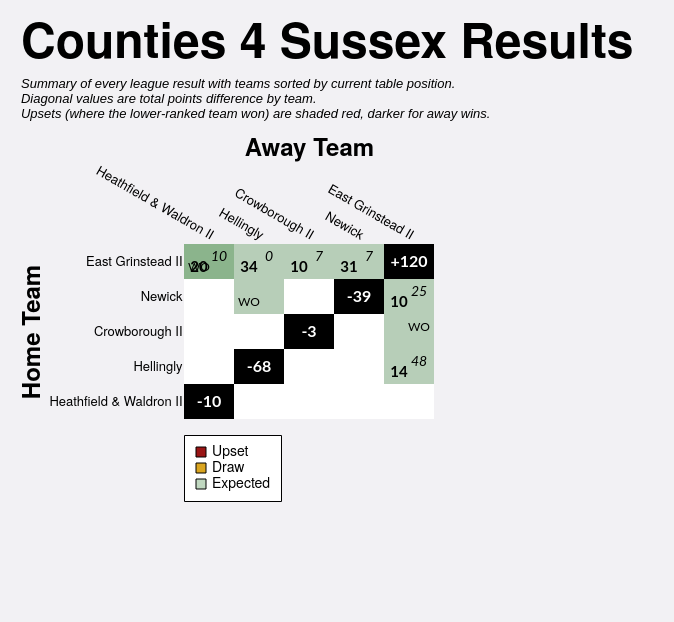

Vega-Lite specification stored for this chart:
### Vega-Lite specification from a JSON file in a GitHub repository (floating-point values rounded to 4 significant figures)
{"config": {"axis": {"labelFont": "PT Sans Narrow, Helvetica Neue, Helvetica, Arial, sans-serif", "titleFont": "PT Sans Narrow, Helvetica Neue, Helvetica, Arial, sans-serif", "labelFontSize": 13, "titleFontSize": 24, "gridColor": "#202947", "gridOpacity": 0.2, "zindex": 1}, "text": {"font": "Lato, sans-serif"}, "bar": {"cornerRadiusEnd": 5}, "header": {"labelFont": "PT Sans Narrow, Helvetica Neue, Helvetica, Arial, sans-serif", "titleFont": "PT Sans Narrow, Helvetica Neue, Helvetica, Arial, sans-serif", "labelFontSize": 24, "titleFontSize": 28, "labelFontWeight": "bold", "orient": "left"}, "legend": {"labelFont": "PT Sans Narrow, Helvetica Neue, Helvetica, Arial, sans-serif", "titleFont": "PT Sans Narrow, Helvetica Neue, Helvetica, Arial, sans-serif", "labelFontSize": 14, "titleFontSize": 16, "titlePadding": 5, "fillColor": "white", "strokeColor": "black", "padding": 10, "titleFontWeight": "lighter", "titleFontStyle": "italic", "titleColor": "gray", "offset": 10}, "title": {"font": "PT Sans Narrow, Helvetica Neue, Helvetica, Arial, sans-serif", "fontSize": 48, "fontWeight": "bold", "anchor": "start", "align": "center", "titlePadding": 20, "subtitlePadding": 10, "subtitleFontSize": 13, "subtitleColor": "", "subtitleFontStyle": "italic", "offset": 15, "color": "black"}, "axisX": {"labelAngle": 0}, "facet": {"title": null, "header": null, "align": {"row": "each", "column": "each"}}, "resolve": {"scale": {"y": "independent", "facet": "independent"}}, "background": "#f2f1f4", "scale": {"offsetBandPaddingOuter": 0.2, "offsetBandPaddingInner": 0.1}, "view": {"stroke": null}}, "layer": [{"data": {"name": "data-9007abbc48c921b4a850d095409b9500"}, "mark": {"type": "rect"}, "encoding": {"color": {"field": "unexpected_result", "legend": {"columns": 1, "direction": "horizontal", "labelExpr": "datum.value === 'Upset (Away Win)' ? 'Upset' : datum.value", "labelLimit": 220, "offset": 16, "orient": "bottom", "symbolStrokeColor": "black", "symbolStrokeWidth": 1, "values": ["Upset (Away Win)", "Draw", "Expected"]}, "scale": {"domain": ["Expected", "Upset (Home Win)", "Upset (Away Win)", "Draw", "To be played", "N/A"], "range": ["#146f1444", "#991515bb", "#991515", "goldenrod", "white", "black"]}, "title": null, "type": "nominal"}, "opacity": {"condition": {"test": "datum.home_team == param_20['home_team'] || datum.away_team == param_20['home_team'] || !isValid(param_20['home_team'])", "value": 1.0}, "value": 0.1}, "tooltip": [{"field": "home_team", "title": "Home", "type": "nominal"}, {"field": "away_team", "title": "Away", "type": "nominal"}, {"field": "home_score_text", "title": "Home Score", "type": "nominal"}, {"field": "away_score_text", "title": "Away Score", "type": "nominal"}, {"field": "result", "title": "Result", "type": "nominal"}, {"field": "unexpected_result", "title": "Unexpectedness", "type": "nominal"}, {"field": "date", "format": "%d %b %Y", "title": "Date", "type": "temporal"}], "x": {"axis": {"domain": false, "grid": false, "labelAngle": 30, "orient": "top", "ticks": false}, "field": "away_team", "sort": ["Heathfield & Waldron II", "Hellingly", "Crowborough II", "Newick", "East Grinstead II"], "title": "Away Team", "type": "nominal"}, "y": {"axis": {"domain": false, "grid": false, "ticks": false}, "field": "home_team", "sort": ["East Grinstead II", "Newick", "Crowborough II", "Hellingly", "Heathfield & Waldron II"], "title": "Home Team", "type": "nominal"}}, "name": "view_19"}, {"data": {"name": "data-9007abbc48c921b4a850d095409b9500"}, "mark": {"type": "text", "fontStyle": "italic", "size": 14, "xOffset": 10, "yOffset": -5}, "encoding": {"color": {"condition": {"test": "(datum.home_team == param_20['home_team'] || datum.away_team == param_20['home_team'] || !isValid(param_20['home_team'])) && datum.unexpected_result == 'Expected'", "value": "black"}, "value": "white"}, "text": {"field": "away_score_text", "type": "nominal"}, "x": {"field": "away_team", "sort": ["Heathfield & Waldron II", "Hellingly", "Crowborough II", "Newick", "East Grinstead II"], "type": "nominal"}, "y": {"field": "home_team", "sort": ["East Grinstead II", "Newick", "Crowborough II", "Hellingly", "Heathfield & Waldron II"], "type": "nominal"}}, "transform": [{"filter": "datum.away_score_text != '' && datum.away_score_text != 'WO'"}]}, {"data": {"name": "data-9007abbc48c921b4a850d095409b9500"}, "mark": {"type": "text", "size": 12, "xOffset": 10, "yOffset": -5}, "encoding": {"color": {"condition": {"test": "(datum.home_team == param_20['home_team'] || datum.away_team == param_20['home_team'] || !isValid(param_20['home_team'])) && datum.unexpected_result == 'Expected'", "value": "black"}, "value": "white"}, "text": {"field": "away_score_text", "type": "nominal"}, "x": {"field": "away_team", "sort": ["Heathfield & Waldron II", "Hellingly", "Crowborough II", "Newick", "East Grinstead II"], "type": "nominal"}, "y": {"field": "home_team", "sort": ["East Grinstead II", "Newick", "Crowborough II", "Hellingly", "Heathfield & Waldron II"], "type": "nominal"}}, "transform": [{"filter": "datum.away_score_text == 'WO'"}]}, {"data": {"name": "data-9007abbc48c921b4a850d095409b9500"}, "mark": {"type": "text", "fontWeight": "bold", "size": 15, "xOffset": -10, "yOffset": 5}, "encoding": {"color": {"condition": {"test": "(datum.home_team == param_20['home_team'] || datum.away_team == param_20['home_team'] || !isValid(param_20['home_team'])) && datum.unexpected_result == 'Expected'", "value": "black"}, "value": "white"}, "text": {"field": "home_score_text", "type": "nominal"}, "x": {"field": "away_team", "sort": ["Heathfield & Waldron II", "Hellingly", "Crowborough II", "Newick", "East Grinstead II"], "type": "nominal"}, "y": {"field": "home_team", "sort": ["East Grinstead II", "Newick", "Crowborough II", "Hellingly", "Heathfield & Waldron II"], "type": "nominal"}}, "transform": [{"filter": "datum.home_score_text != '' && datum.home_score_text != 'WO'"}]}, {"data": {"name": "data-9007abbc48c921b4a850d095409b9500"}, "mark": {"type": "text", "size": 12, "xOffset": -10, "yOffset": 5}, "encoding": {"color": {"condition": {"test": "(datum.home_team == param_20['home_team'] || datum.away_team == param_20['home_team'] || !isValid(param_20['home_team'])) && datum.unexpected_result == 'Expected'", "value": "black"}, "value": "white"}, "text": {"field": "home_score_text", "type": "nominal"}, "x": {"field": "away_team", "sort": ["Heathfield & Waldron II", "Hellingly", "Crowborough II", "Newick", "East Grinstead II"], "type": "nominal"}, "y": {"field": "home_team", "sort": ["East Grinstead II", "Newick", "Crowborough II", "Hellingly", "Heathfield & Waldron II"], "type": "nominal"}}, "transform": [{"filter": "datum.home_score_text == 'WO'"}]}, {"data": {"name": "data-943e7b5a84a8ffe87dd0d63b149552a4"}, "mark": {"type": "text", "color": "white", "fontWeight": "bold", "size": 16}, "encoding": {"text": {"field": "display_text", "type": "nominal"}, "tooltip": [{"field": "home_team", "title": "Team", "type": "nominal"}, {"field": "display_text", "title": "Points Difference", "type": "nominal"}], "x": {"field": "away_team", "sort": ["Heathfield & Waldron II", "Hellingly", "Crowborough II", "Newick", "East Grinstead II"], "type": "nominal"}, "y": {"field": "home_team", "sort": ["East Grinstead II", "Newick", "Crowborough II", "Hellingly", "Heathfield & Waldron II"], "type": "nominal"}}}], "height": {"step": 35}, "padding": {"left": 20, "top": 20, "right": 40, "bottom": 120}, "params": [{"name": "param_20", "select": {"type": "point", "clear": "dblclick", "fields": ["home_team"], "on": "click"}, "value": null, "views": ["view_19"]}], "title": {"text": "Counties 4 Sussex Results", "subtitle": ["Summary of every league result with teams sorted by current table position.", "Diagonal values are total points difference by team.", "Upsets (where the lower-ranked team won) are shaded red, darker for away wins."]}, "width": {"step": 50}, "$schema": "https://vega.github.io/schema/vega-lite/v5.20.1.json", "datasets": {"data-9007abbc48c921b4a850d095409b9500": [{"home_team": "Crowborough II", "away_team": "Crowborough II", "match_id": null, "date": "", "home_score": null, "away_score": null, "home_walkover": null, "away_walkover": null, "result": "N/A", "home_score_text": "", "away_score_text": "", "wo_result": "", "score_text": "", "display_text": "-3", "is_diagonal": true, "result_simple": "N/A", "unexpected_result": "N/A", "unexpected_opacity": 1.0}, {"home_team": "Crowborough II", "away_team": "East Grinstead II", "match_id": "1083348", "date": "2023-11-18T00:00:00", "home_score": null, "away_score": null, "home_walkover": false, "away_walkover": true, "result": "Away Win", "home_score_text": "", "away_score_text": "WO", "wo_result": "AWO", "score_text": "WO", "display_text": "WO", "is_diagonal": false, "result_simple": "Away Win", "unexpected_result": "Expected", "unexpected_opacity": 0.25}, {"home_team": "Crowborough II", "away_team": "Heathfield & Waldron II", "match_id": null, "date": "", "home_score": null, "away_score": null, "home_walkover": null, "away_walkover": null, "result": "To be played", "home_score_text": "", "away_score_text": "", "wo_result": "", "score_text": "", "display_text": "", "is_diagonal": false, "result_simple": "To be played", "unexpected_result": "To be played", "unexpected_opacity": 1.0}, {"home_team": "Crowborough II", "away_team": "Hellingly", "match_id": null, "date": "", "home_score": null, "away_score": null, "home_walkover": null, "away_walkover": null, "result": "To be played", "home_score_text": "", "away_score_text": "", "wo_result": "", "score_text": "", "display_text": "", "is_diagonal": false, "result_simple": "To be played", "unexpected_result": "To be played", "unexpected_opacity": 1.0}, {"home_team": "Crowborough II", "away_team": "Newick", "match_id": null, "date": "", "home_score": null, "away_score": null, "home_walkover": null, "away_walkover": null, "result": "To be played", "home_score_text": "", "away_score_text": "", "wo_result": "", "score_text": "", "display_text": "", "is_diagonal": false, "result_simple": "To be played", "unexpected_result": "To be played", "unexpected_opacity": 1.0}, {"home_team": "East Grinstead II", "away_team": "Crowborough II", "match_id": "1083358", "date": "2024-02-03T00:00:00", "home_score": 10, "away_score": 7, "home_walkover": false, "away_walkover": false, "result": "Home Win (LBP)", "home_score_text": "10", "away_score_text": "7", "wo_result": "", "score_text": "10-7", "display_text": "10-7", "is_diagonal": false, "result_simple": "Home Win", "unexpected_result": "Expected", "unexpected_opacity": 0.25}, {"home_team": "East Grinstead II", "away_team": "East Grinstead II", "match_id": null, "date": "", "home_score": null, "away_score": null, "home_walkover": null, "away_walkover": null, "result": "N/A", "home_score_text": "", "away_score_text": "", "wo_result": "", "score_text": "", "display_text": "+120", "is_diagonal": true, "result_simple": "N/A", "unexpected_result": "N/A", "unexpected_opacity": 1.0}, {"home_team": "East Grinstead II", "away_team": "Heathfield & Waldron II", "match_id": "1111548", "date": "2024-01-20T00:00:00", "home_score": 20, "away_score": 10, "home_walkover": false, "away_walkover": false, "result": "Home Win", "home_score_text": "20", "away_score_text": "10", "wo_result": "", "score_text": "20-10", "display_text": "20-10", "is_diagonal": false, "result_simple": "Home Win", "unexpected_result": "Expected", "unexpected_opacity": 0.25}, {"home_team": "East Grinstead II", "away_team": "Heathfield & Waldron II", "match_id": "1105112", "date": "2023-12-09T00:00:00", "home_score": null, "away_score": null, "home_walkover": true, "away_walkover": false, "result": "Home Win", "home_score_text": "WO", "away_score_text": "", "wo_result": "HWO", "score_text": "WO", "display_text": "WO", "is_diagonal": false, "result_simple": "Home Win", "unexpected_result": "Expected", "unexpected_opacity": 0.25}, {"home_team": "East Grinstead II", "away_team": "Hellingly", "match_id": "1083351", "date": "2023-12-02T00:00:00", "home_score": 34, "away_score": 0, "home_walkover": false, "away_walkover": false, "result": "Home Win", "home_score_text": "34", "away_score_text": "0", "wo_result": "", "score_text": "34-0", "display_text": "34-0", "is_diagonal": false, "result_simple": "Home Win", "unexpected_result": "Expected", "unexpected_opacity": 0.25}, {"home_team": "East Grinstead II", "away_team": "Newick", "match_id": "1083365", "date": "2024-03-02T00:00:00", "home_score": 31, "away_score": 7, "home_walkover": false, "away_walkover": false, "result": "Home Win", "home_score_text": "31", "away_score_text": "7", "wo_result": "", "score_text": "31-7", "display_text": "31-7", "is_diagonal": false, "result_simple": "Home Win", "unexpected_result": "Expected", "unexpected_opacity": 0.25}, {"home_team": "Heathfield & Waldron II", "away_team": "Crowborough II", "match_id": null, "date": "", "home_score": null, "away_score": null, "home_walkover": null, "away_walkover": null, "result": "To be played", "home_score_text": "", "away_score_text": "", "wo_result": "", "score_text": "", "display_text": "", "is_diagonal": false, "result_simple": "To be played", "unexpected_result": "To be played", "unexpected_opacity": 1.0}, {"home_team": "Heathfield & Waldron II", "away_team": "East Grinstead II", "match_id": null, "date": "", "home_score": null, "away_score": null, "home_walkover": null, "away_walkover": null, "result": "To be played", "home_score_text": "", "away_score_text": "", "wo_result": "", "score_text": "", "display_text": "", "is_diagonal": false, "result_simple": "To be played", "unexpected_result": "To be played", "unexpected_opacity": 1.0}, {"home_team": "Heathfield & Waldron II", "away_team": "Heathfield & Waldron II", "match_id": null, "date": "", "home_score": null, "away_score": null, "home_walkover": null, "away_walkover": null, "result": "N/A", "home_score_text": "", "away_score_text": "", "wo_result": "", "score_text": "", "display_text": "-10", "is_diagonal": true, "result_simple": "N/A", "unexpected_result": "N/A", "unexpected_opacity": 1.0}, {"home_team": "Heathfield & Waldron II", "away_team": "Hellingly", "match_id": null, "date": "", "home_score": null, "away_score": null, "home_walkover": null, "away_walkover": null, "result": "To be played", "home_score_text": "", "away_score_text": "", "wo_result": "", "score_text": "", "display_text": "", "is_diagonal": false, "result_simple": "To be played", "unexpected_result": "To be played", "unexpected_opacity": 1.0}, {"home_team": "Heathfield & Waldron II", "away_team": "Newick", "match_id": null, "date": "", "home_score": null, "away_score": null, "home_walkover": null, "away_walkover": null, "result": "To be played", "home_score_text": "", "away_score_text": "", "wo_result": "", "score_text": "", "display_text": "", "is_diagonal": false, "result_simple": "To be played", "unexpected_result": "To be played", "unexpected_opacity": 1.0}, {"home_team": "Hellingly", "away_team": "Crowborough II", "match_id": null, "date": "", "home_score": null, "away_score": null, "home_walkover": null, "away_walkover": null, "result": "To be played", "home_score_text": "", "away_score_text": "", "wo_result": "", "score_text": "", "display_text": "", "is_diagonal": false, "result_simple": "To be played", "unexpected_result": "To be played", "unexpected_opacity": 1.0}, {"home_team": "Hellingly", "away_team": "East Grinstead II", "match_id": "1083362", "date": "2024-02-17T00:00:00", "home_score": 14, "away_score": 48, "home_walkover": false, "away_walkover": false, "result": "Away Win", "home_score_text": "14", "away_score_text": "48", "wo_result": "", "score_text": "14-48", "display_text": "14-48", "is_diagonal": false, "result_simple": "Away Win", "unexpected_result": "Expected", "unexpected_opacity": 0.25}, {"home_team": "Hellingly", "away_team": "Heathfield & Waldron II", "match_id": null, "date": "", "home_score": null, "away_score": null, "home_walkover": null, "away_walkover": null, "result": "To be played", "home_score_text": "", "away_score_text": "", "wo_result": "", "score_text": "", "display_text": "", "is_diagonal": false, "result_simple": "To be played", "unexpected_result": "To be played", "unexpected_opacity": 1.0}, {"home_team": "Hellingly", "away_team": "Hellingly", "match_id": null, "date": "", "home_score": null, "away_score": null, "home_walkover": null, "away_walkover": null, "result": "N/A", "home_score_text": "", "away_score_text": "", "wo_result": "", "score_text": "", "display_text": "-68", "is_diagonal": true, "result_simple": "N/A", "unexpected_result": "N/A", "unexpected_opacity": 1.0}, {"home_team": "Hellingly", "away_team": "Newick", "match_id": null, "date": "", "home_score": null, "away_score": null, "home_walkover": null, "away_walkover": null, "result": "To be played", "home_score_text": "", "away_score_text": "", "wo_result": "", "score_text": "", "display_text": "", "is_diagonal": false, "result_simple": "To be played", "unexpected_result": "To be played", "unexpected_opacity": 1.0}, {"home_team": "Newick", "away_team": "Crowborough II", "match_id": null, "date": "", "home_score": null, "away_score": null, "home_walkover": null, "away_walkover": null, "result": "To be played", "home_score_text": "", "away_score_text": "", "wo_result": "", "score_text": "", "display_text": "", "is_diagonal": false, "result_simple": "To be played", "unexpected_result": "To be played", "unexpected_opacity": 1.0}, {"home_team": "Newick", "away_team": "East Grinstead II", "match_id": "1083338", "date": "2023-10-21T00:00:00", "home_score": 10, "away_score": 25, "home_walkover": false, "away_walkover": false, "result": "Away Win", "home_score_text": "10", "away_score_text": "25", "wo_result": "", "score_text": "10-25", "display_text": "10-25", "is_diagonal": false, "result_simple": "Away Win", "unexpected_result": "Expected", "unexpected_opacity": 0.25}, {"home_team": "Newick", "away_team": "Heathfield & Waldron II", "match_id": null, "date": "", "home_score": null, "away_score": null, "home_walkover": null, "away_walkover": null, "result": "To be played", "home_score_text": "", "away_score_text": "", "wo_result": "", "score_text": "", "display_text": "", "is_diagonal": false, "result_simple": "To be played", "unexpected_result": "To be played", "unexpected_opacity": 1.0}, {"home_team": "Newick", "away_team": "Hellingly", "match_id": "1115967", "date": "2024-04-20T00:00:00", "home_score": null, "away_score": null, "home_walkover": true, "away_walkover": false, "result": "Home Win", "home_score_text": "WO", "away_score_text": "", "wo_result": "HWO", "score_text": "WO", "display_text": "WO", "is_diagonal": false, "result_simple": "Home Win", "unexpected_result": "Expected", "unexpected_opacity": 0.25}, {"home_team": "Newick", "away_team": "Newick", "match_id": null, "date": "", "home_score": null, "away_score": null, "home_walkover": null, "away_walkover": null, "result": "N/A", "home_score_text": "", "away_score_text": "", "wo_result": "", "score_text": "", "display_text": "-39", "is_diagonal": true, "result_simple": "N/A", "unexpected_result": "N/A", "unexpected_opacity": 1.0}], "data-943e7b5a84a8ffe87dd0d63b149552a4": [{"home_team": "Crowborough II", "away_team": "Crowborough II", "match_id": null, "date": "", "home_score": null, "away_score": null, "home_walkover": null, "away_walkover": null, "result": "N/A", "home_score_text": "", "away_score_text": "", "wo_result": "", "score_text": "", "display_text": "-3", "is_diagonal": true, "result_simple": "N/A", "unexpected_result": "N/A", "unexpected_opacity": 1.0}, {"home_team": "East Grinstead II", "away_team": "East Grinstead II", "match_id": null, "date": "", "home_score": null, "away_score": null, "home_walkover": null, "away_walkover": null, "result": "N/A", "home_score_text": "", "away_score_text": "", "wo_result": "", "score_text": "", "display_text": "+120", "is_diagonal": true, "result_simple": "N/A", "unexpected_result": "N/A", "unexpected_opacity": 1.0}, {"home_team": "Heathfield & Waldron II", "away_team": "Heathfield & Waldron II", "match_id": null, "date": "", "home_score": null, "away_score": null, "home_walkover": null, "away_walkover": null, "result": "N/A", "home_score_text": "", "away_score_text": "", "wo_result": "", "score_text": "", "display_text": "-10", "is_diagonal": true, "result_simple": "N/A", "unexpected_result": "N/A", "unexpected_opacity": 1.0}, {"home_team": "Hellingly", "away_team": "Hellingly", "match_id": null, "date": "", "home_score": null, "away_score": null, "home_walkover": null, "away_walkover": null, "result": "N/A", "home_score_text": "", "away_score_text": "", "wo_result": "", "score_text": "", "display_text": "-68", "is_diagonal": true, "result_simple": "N/A", "unexpected_result": "N/A", "unexpected_opacity": 1.0}, {"home_team": "Newick", "away_team": "Newick", "match_id": null, "date": "", "home_score": null, "away_score": null, "home_walkover": null, "away_walkover": null, "result": "N/A", "home_score_text": "", "away_score_text": "", "wo_result": "", "score_text": "", "display_text": "-39", "is_diagonal": true, "result_simple": "N/A", "unexpected_result": "N/A", "unexpected_opacity": 1.0}]}}
